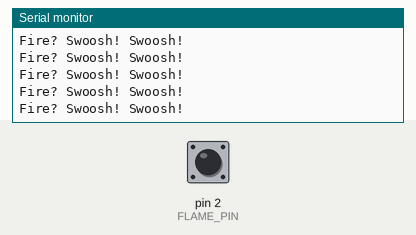
Simulated run of this sketch. Board: Arduino Uno, built with avr-gcc and run on an emulated ATmega328P. On the bench: the last lines printed to the serial monitor. The test bench sets the inputs (shaded band); at power-on: pin 2 (FLAME_PIN) LOW.

Above: at 1.2 s.
1.3 s: pin 2 (FLAME_PIN) driven HIGH
At 1.8 s:
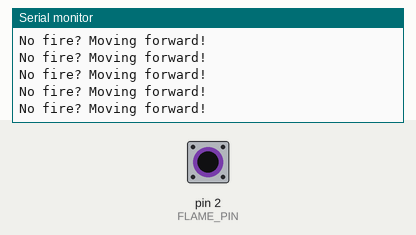
3.2 s: pin 2 (FLAME_PIN) driven LOW
At 3.9 s:
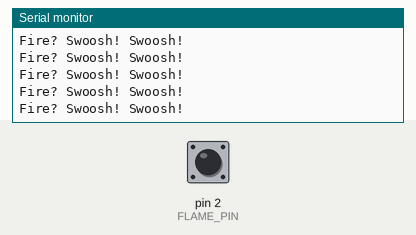
6.2 s: pin 2 (FLAME_PIN) driven HIGH
At 6.8 s:
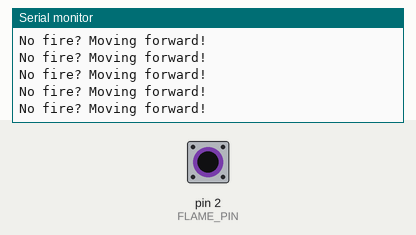
9.2 s: pin 2 (FLAME_PIN) driven LOW
At 10.0 s:
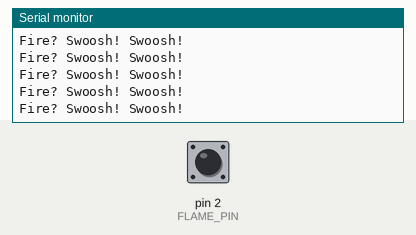
12.2 s: pin 2 (FLAME_PIN) driven HIGH
At 13.1 s:
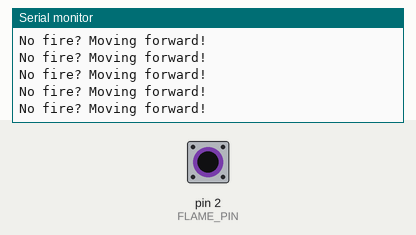

Measured:
- after the input at 1.3 s, the serial monitor: prints a new line after 0.09 s (image 1)

The sketch:

wrs-activity.ino
```cpp
/*
 * General Instructions:
 * (1) Supply the appropriate documentation.
 * (2) No need to touch the actual code, focus on documentation.
 * (3) As a hint, TODO statements are provided for you to know where documentation is needed.
 * (4) You may delete this after you are done.
 */

// TODO: Insert Source File Level documentation

// TODO: In-Line documentation
#include "myLibrary.h"
#define FLAME_PIN 2
#define NO_FIRE 1
#define IS_FIRE 0

// TODO: Function-level documentation
void setup() {
  // TODO: In-Line documentation
  Serial.begin (9600);
}

// TODO: Function-level documentation
void loop() {
  // TODO: In-Line documentation
  if (digitalRead (FLAME_PIN) == NO_FIRE) {
    moveForward (3000);
  } else {
    blowFan (2000);
  }
}
```

myLibrary.h
```cpp
// TODO: Function-level documentation
void blowFan (int delayAmt) {
  // TODO: In-Line documentation
  Serial.println ("Fire? Swoosh! Swoosh!");
}

// TODO: Function-level documentation
void moveForward (int delayAmt) {
  // TODO: In-Line documentation
  Serial.println ("No fire? Moving forward!");
}
```
